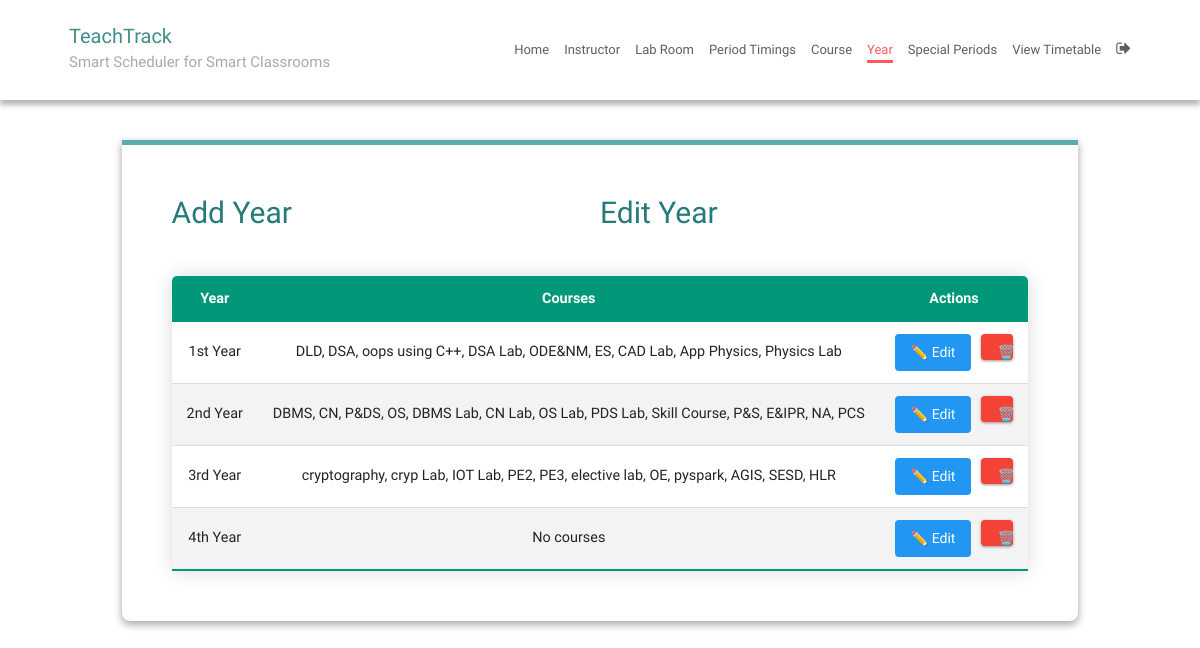
/yearEdit/ (signed in), run on an earlier commit of the app's database.
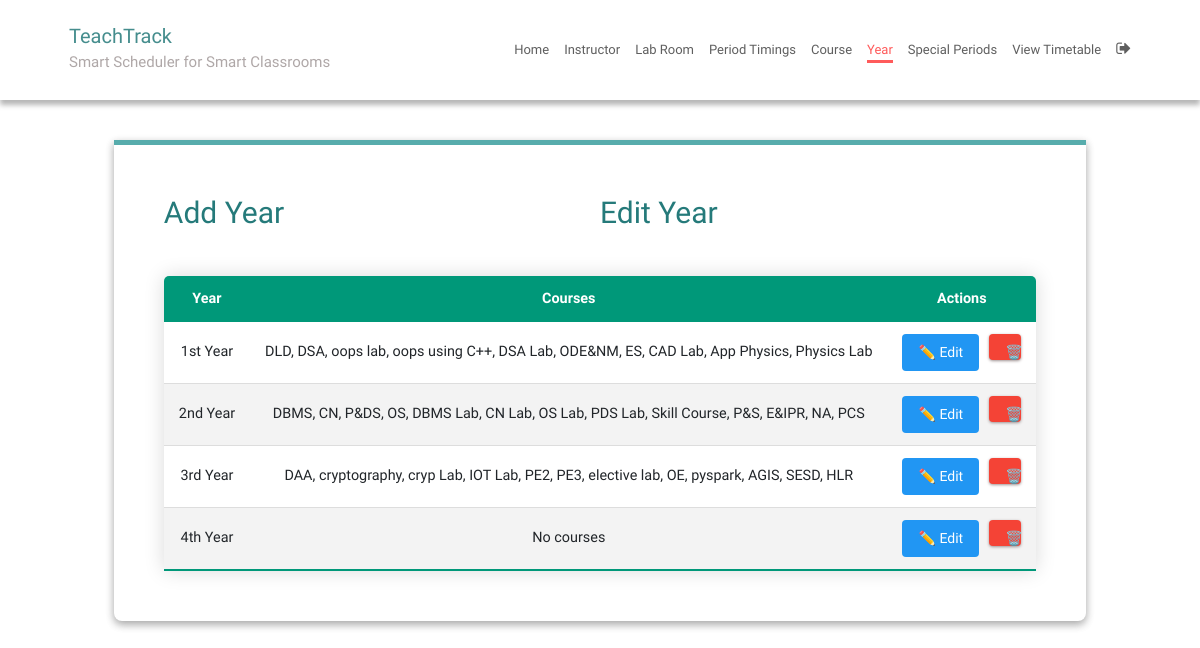
And on a later commit of the database.
### SchedulerApp/models.py (models this page shows, shortened)
class Year(models.Model):
    year_name = models.CharField(max_length=20)  # e.g. "2nd Year"
    courses = models.ManyToManyField(Course)
    lunch_period = models.IntegerField(
        default=5,
        validators=[MinValueValidator(1), MaxValueValidator(8)],
        help_text="Which time slot is lunch break (1-8). 1st year=4 (11:25-12:15), Others=5 (12:15-1:05)"
    )

class Course(models.Model):
    course_number = models.CharField(max_length=10, primary_key=True)
    course_name = models.CharField(max_length=40)
    max_numb_students = models.CharField(max_length=65)
    instructors = models.ManyToManyField(Instructor)
    course_type = models.CharField(max_length=10, choices=COURSE_TYPE, default='THEORY')
    lab_rooms = models.ManyToManyField(LabRoom, blank=True)
    hours_per_week = models.IntegerField(default=3)
    max_continuous_hours = models.IntegerField(default=1)
    priority = models.IntegerField(default=1)
    dept_code = models.CharField(max_length=10, null=True, blank=True, help_text="Department code: IT, EC, ME, etc.")

### SchedulerApp/views.py (the view)
# urls.py: path('yearEdit/', yearEdit, name='yearEdit'),    path('yearUpdate/<int:pk>/', yearUpdate, name='yearUpdate'),    path('yearDelete/<pk>/', yearDelete, name='yearDelete'),
@login_required
def yearEdit(request):
    return render(request, 'yearEdit.html', {
        'years': Year.objects.all()
    })

### SchedulerApp/templatetags/index.py (called while the page is built)
@register.tag
def active(parser, token):
    args = token.split_contents()
    template_tag = args[0]
    if len(args) < 2:
        raise template.TemplateSyntaxError(
            f'{template_tag} tag requires at least one argument'
        )
    return NavSelectedNode(args[1:])

    def render(self, context):
        path = context['request'].path
        for p in self.patterns:
            pValue = template.Variable(p).resolve(context)
            if path == pValue:
                return 'active'
        return ''

### templates/yearEdit.html (shortened to what this page needs)
{% extends 'base.html' %}
{% load static %}
{% load index %}
{% block content %}
<fieldset class="fieldset">
  <div class="tablink">
    <a href="{% url 'yearAdd' %}">
      <h1 id="defaultOpen">Add Year</h1>
    </a>
    <h1 id="link_to_edit">Edit Year</h1>
  </div>
  <div class="tabcontent" id="edit">
    <table class="editTable">
      <thead>
        <tr class="table-headers">
          <th>Year</th>
          <th>Courses</th>
          <th>Actions</th>
        </tr>
      </thead>
      <tbody>
        {% for year in years %}
        <tr>
          <td>{{ year.year_name }}</td>
          <td>
            {% for course in year.courses.all %}
              {{ course.course_name }}{% if not forloop.last %}, {% endif %}
            {% empty %}
              No courses
            {% endfor %}
          </td>
          <td>
            <div style="display: flex; gap: 10px; justify-content: center;">
              <a href="{% url 'yearUpdate' year.id %}"
                 style="background: #2196F3; color: white; padding: 8px 16px; text-decoration: none; border-radius: 4px; display: inline-block; font-size: 14px; font-weight: 500;">
                ✏️ Edit
              </a>
              <form action="{% url 'yearDelete' year.id %}" method="post" style="margin: 0;">
                <input type="submit" value="🗑️ Delete" class="cross"
                       style="background: #f44336; color: white; padding: 8px 16px; border: none; border-radius: 4px; cursor: pointer; font-size: 14px; font-weight: 500;"
                       onclick="return confirm('Are you sure you want to delete {{ year.year_name }}?');">
              </form>
            </div>
          </td>
        </tr>
        {% endfor %}
      </tbody>
    </table>
  </div>
</fieldset>
{% endblock %}

What changed in the data, as far as the page shows it:
added Course: course_name "oops lab", shown under Year "1st Year"
added Course: course_name "DAA", shown under Year "3rd Year"
